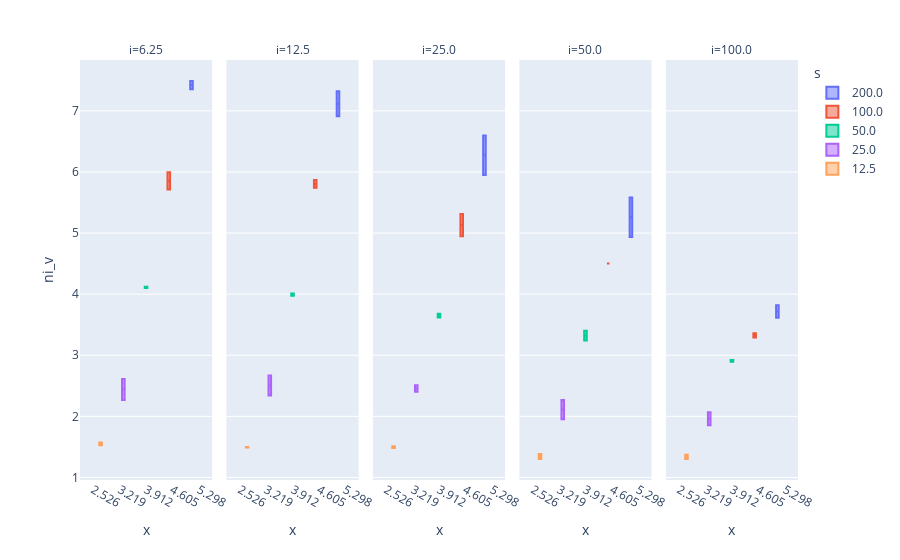

Source (notebook cell):
### Code cell
px.box(nc_obs, x=np.log(nc_obs['s']), y='ni_v', facet_col= 'i', color='s')

### Figure 1 — Plotly figure (JSON) as saved in the notebook; plotly's stock layout.template omitted (floating-point values rounded to 4 significant figures)
{"data": [{"alignmentgroup": "True", "hovertemplate": "s=200.0<br>i=6.25<br>x=%{x}<br>ni_v=%{y}<extra></extra>", "legendgroup": "200.0", "marker": {"color": "#636efa"}, "name": "200.0", "notched": false, "offsetgroup": "200.0", "orientation": "v", "showlegend": true, "type": "box", "x": [5.298, 5.298], "x0": " ", "xaxis": "x", "y": [7.354, 7.488], "y0": " ", "yaxis": "y"}, {"alignmentgroup": "True", "hovertemplate": "s=200.0<br>i=12.5<br>x=%{x}<br>ni_v=%{y}<extra></extra>", "legendgroup": "200.0", "marker": {"color": "#636efa"}, "name": "200.0", "notched": false, "offsetgroup": "200.0", "orientation": "v", "showlegend": false, "type": "box", "x": [5.298, 5.298], "x0": " ", "xaxis": "x2", "y": [6.911, 7.321], "y0": " ", "yaxis": "y2"}, {"alignmentgroup": "True", "hovertemplate": "s=200.0<br>i=25.0<br>x=%{x}<br>ni_v=%{y}<extra></extra>", "legendgroup": "200.0", "marker": {"color": "#636efa"}, "name": "200.0", "notched": false, "offsetgroup": "200.0", "orientation": "v", "showlegend": false, "type": "box", "x": [5.298, 5.298], "x0": " ", "xaxis": "x3", "y": [5.952, 6.597], "y0": " ", "yaxis": "y3"}, {"alignmentgroup": "True", "hovertemplate": "s=200.0<br>i=50.0<br>x=%{x}<br>ni_v=%{y}<extra></extra>", "legendgroup": "200.0", "marker": {"color": "#636efa"}, "name": "200.0", "notched": false, "offsetgroup": "200.0", "orientation": "v", "showlegend": false, "type": "box", "x": [5.298, 5.298], "x0": " ", "xaxis": "x4", "y": [4.937, 5.583], "y0": " ", "yaxis": "y4"}, {"alignmentgroup": "True", "hovertemplate": "s=200.0<br>i=100.0<br>x=%{x}<br>ni_v=%{y}<extra></extra>", "legendgroup": "200.0", "marker": {"color": "#636efa"}, "name": "200.0", "notched": false, "offsetgroup": "200.0", "orientation": "v", "showlegend": false, "type": "box", "x": [5.298, 5.298], "x0": " ", "xaxis": "x5", "y": [3.82, 3.613], "y0": " ", "yaxis": "y5"}, {"alignmentgroup": "True", "hovertemplate": "s=100.0<br>i=6.25<br>x=%{x}<br>ni_v=%{y}<extra></extra>", "legendgroup": "100.0", "marker": {"color": "#EF553B"}, "name": "100.0", "notched": false, "offsetgroup": "100.0", "orientation": "v", "showlegend": true, "type": "box", "x": [4.605, 4.605], "x0": " ", "xaxis": "x", "y": [5.714, 5.994], "y0": " ", "yaxis": "y"}, {"alignmentgroup": "True", "hovertemplate": "s=100.0<br>i=12.5<br>x=%{x}<br>ni_v=%{y}<extra></extra>", "legendgroup": "100.0", "marker": {"color": "#EF553B"}, "name": "100.0", "notched": false, "offsetgroup": "100.0", "orientation": "v", "showlegend": false, "type": "box", "x": [4.605, 4.605], "x0": " ", "xaxis": "x2", "y": [5.868, 5.74], "y0": " ", "yaxis": "y2"}, {"alignmentgroup": "True", "hovertemplate": "s=100.0<br>i=25.0<br>x=%{x}<br>ni_v=%{y}<extra></extra>", "legendgroup": "100.0", "marker": {"color": "#EF553B"}, "name": "100.0", "notched": false, "offsetgroup": "100.0", "orientation": "v", "showlegend": false, "type": "box", "x": [4.605, 4.605], "x0": " ", "xaxis": "x3", "y": [4.948, 5.313], "y0": " ", "yaxis": "y3"}, {"alignmentgroup": "True", "hovertemplate": "s=100.0<br>i=50.0<br>x=%{x}<br>ni_v=%{y}<extra></extra>", "legendgroup": "100.0", "marker": {"color": "#EF553B"}, "name": "100.0", "notched": false, "offsetgroup": "100.0", "orientation": "v", "showlegend": false, "type": "box", "x": [4.605, 4.605], "x0": " ", "xaxis": "x4", "y": [4.504, 4.504], "y0": " ", "yaxis": "y4"}, {"alignmentgroup": "True", "hovertemplate": "s=100.0<br>i=100.0<br>x=%{x}<br>ni_v=%{y}<extra></extra>", "legendgroup": "100.0", "marker": {"color": "#EF553B"}, "name": "100.0", "notched": false, "offsetgroup": "100.0", "orientation": "v", "showlegend": false, "type": "box", "x": [4.605, 4.605], "x0": " ", "xaxis": "x5", "y": [3.29, 3.361], "y0": " ", "yaxis": "y5"}, {"alignmentgroup": "True", "hovertemplate": "s=50.0<br>i=6.25<br>x=%{x}<br>ni_v=%{y}<extra></extra>", "legendgroup": "50.0", "marker": {"color": "#00cc96"}, "name": "50.0", "notched": false, "offsetgroup": "50.0", "orientation": "v", "showlegend": true, "type": "box", "x": [3.912, 3.912], "x0": " ", "xaxis": "x", "y": [4.121, 4.103], "y0": " ", "yaxis": "y"}, {"alignmentgroup": "True", "hovertemplate": "s=50.0<br>i=12.5<br>x=%{x}<br>ni_v=%{y}<extra></extra>", "legendgroup": "50.0", "marker": {"color": "#00cc96"}, "name": "50.0", "notched": false, "offsetgroup": "50.0", "orientation": "v", "showlegend": false, "type": "box", "x": [3.912, 3.912], "x0": " ", "xaxis": "x2", "y": [3.974, 4.011], "y0": " ", "yaxis": "y2"}, {"alignmentgroup": "True", "hovertemplate": "s=50.0<br>i=25.0<br>x=%{x}<br>ni_v=%{y}<extra></extra>", "legendgroup": "50.0", "marker": {"color": "#00cc96"}, "name": "50.0", "notched": false, "offsetgroup": "50.0", "orientation": "v", "showlegend": false, "type": "box", "x": [3.912, 3.912], "x0": " ", "xaxis": "x3", "y": [3.679, 3.617], "y0": " ", "yaxis": "y3"}, {"alignmentgroup": "True", "hovertemplate": "s=50.0<br>i=50.0<br>x=%{x}<br>ni_v=%{y}<extra></extra>", "legendgroup": "50.0", "marker": {"color": "#00cc96"}, "name": "50.0", "notched": false, "offsetgroup": "50.0", "orientation": "v", "showlegend": false, "type": "box", "x": [3.912, 3.912], "x0": " ", "xaxis": "x4", "y": [3.4, 3.24], "y0": " ", "yaxis": "y4"}, {"alignmentgroup": "True", "hovertemplate": "s=50.0<br>i=100.0<br>x=%{x}<br>ni_v=%{y}<extra></extra>", "legendgroup": "50.0", "marker": {"color": "#00cc96"}, "name": "50.0", "notched": false, "offsetgroup": "50.0", "orientation": "v", "showlegend": false, "type": "box", "x": [3.912, 3.912], "x0": " ", "xaxis": "x5", "y": [2.895, 2.921], "y0": " ", "yaxis": "y5"}, {"alignmentgroup": "True", "hovertemplate": "s=25.0<br>i=6.25<br>x=%{x}<br>ni_v=%{y}<extra></extra>", "legendgroup": "25.0", "marker": {"color": "#ab63fa"}, "name": "25.0", "notched": false, "offsetgroup": "25.0", "orientation": "v", "showlegend": true, "type": "box", "x": [3.219, 3.219], "x0": " ", "xaxis": "x", "y": [2.267, 2.611], "y0": " ", "yaxis": "y"}, {"alignmentgroup": "True", "hovertemplate": "s=25.0<br>i=12.5<br>x=%{x}<br>ni_v=%{y}<extra></extra>", "legendgroup": "25.0", "marker": {"color": "#ab63fa"}, "name": "25.0", "notched": false, "offsetgroup": "25.0", "orientation": "v", "showlegend": false, "type": "box", "x": [3.219, 3.219], "x0": " ", "xaxis": "x2", "y": [2.343, 2.67], "y0": " ", "yaxis": "y2"}, {"alignmentgroup": "True", "hovertemplate": "s=25.0<br>i=25.0<br>x=%{x}<br>ni_v=%{y}<extra></extra>", "legendgroup": "25.0", "marker": {"color": "#ab63fa"}, "name": "25.0", "notched": false, "offsetgroup": "25.0", "orientation": "v", "showlegend": false, "type": "box", "x": [3.219, 3.219], "x0": " ", "xaxis": "x3", "y": [2.511, 2.402], "y0": " ", "yaxis": "y3"}, {"alignmentgroup": "True", "hovertemplate": "s=25.0<br>i=50.0<br>x=%{x}<br>ni_v=%{y}<extra></extra>", "legendgroup": "25.0", "marker": {"color": "#ab63fa"}, "name": "25.0", "notched": false, "offsetgroup": "25.0", "orientation": "v", "showlegend": false, "type": "box", "x": [3.219, 3.219], "x0": " ", "xaxis": "x4", "y": [1.954, 2.267], "y0": " ", "yaxis": "y4"}, {"alignmentgroup": "True", "hovertemplate": "s=25.0<br>i=100.0<br>x=%{x}<br>ni_v=%{y}<extra></extra>", "legendgroup": "25.0", "marker": {"color": "#ab63fa"}, "name": "25.0", "notched": false, "offsetgroup": "25.0", "orientation": "v", "showlegend": false, "type": "box", "x": [3.219, 3.219], "x0": " ", "xaxis": "x5", "y": [1.854, 2.066], "y0": " ", "yaxis": "y5"}, {"alignmentgroup": "True", "hovertemplate": "s=12.5<br>i=6.25<br>x=%{x}<br>ni_v=%{y}<extra></extra>", "legendgroup": "12.5", "marker": {"color": "#FFA15A"}, "name": "12.5", "notched": false, "offsetgroup": "12.5", "orientation": "v", "showlegend": true, "type": "box", "x": [2.526, 2.526], "x0": " ", "xaxis": "x", "y": [1.526, 1.574], "y0": " ", "yaxis": "y"}, {"alignmentgroup": "True", "hovertemplate": "s=12.5<br>i=12.5<br>x=%{x}<br>ni_v=%{y}<extra></extra>", "legendgroup": "12.5", "marker": {"color": "#FFA15A"}, "name": "12.5", "notched": false, "offsetgroup": "12.5", "orientation": "v", "showlegend": false, "type": "box", "x": [2.526, 2.526], "x0": " ", "xaxis": "x2", "y": [1.491, 1.5], "y0": " ", "yaxis": "y2"}, {"alignmentgroup": "True", "hovertemplate": "s=12.5<br>i=25.0<br>x=%{x}<br>ni_v=%{y}<extra></extra>", "legendgroup": "12.5", "marker": {"color": "#FFA15A"}, "name": "12.5", "notched": false, "offsetgroup": "12.5", "orientation": "v", "showlegend": false, "type": "box", "x": [2.526, 2.526], "x0": " ", "xaxis": "x3", "y": [1.482, 1.509], "y0": " ", "yaxis": "y3"}, {"alignmentgroup": "True", "hovertemplate": "s=12.5<br>i=50.0<br>x=%{x}<br>ni_v=%{y}<extra></extra>", "legendgroup": "12.5", "marker": {"color": "#FFA15A"}, "name": "12.5", "notched": false, "offsetgroup": "12.5", "orientation": "v", "showlegend": false, "type": "box", "x": [2.526, 2.526], "x0": " ", "xaxis": "x4", "y": [1.383, 1.302], "y0": " ", "yaxis": "y4"}, {"alignmentgroup": "True", "hovertemplate": "s=12.5<br>i=100.0<br>x=%{x}<br>ni_v=%{y}<extra></extra>", "legendgroup": "12.5", "marker": {"color": "#FFA15A"}, "name": "12.5", "notched": false, "offsetgroup": "12.5", "orientation": "v", "showlegend": false, "type": "box", "x": [2.526, 2.526], "x0": " ", "xaxis": "x5", "y": [1.302, 1.372], "y0": " ", "yaxis": "y5"}], "layout": {"annotations": [{"font": {}, "showarrow": false, "text": "i=6.25", "x": 0.092, "xanchor": "center", "xref": "paper", "y": 1, "yanchor": "bottom", "yref": "paper"}, {"font": {}, "showarrow": false, "text": "i=12.5", "x": 0.296, "xanchor": "center", "xref": "paper", "y": 1, "yanchor": "bottom", "yref": "paper"}, {"font": {}, "showarrow": false, "text": "i=25.0", "x": 0.5, "xanchor": "center", "xref": "paper", "y": 1, "yanchor": "bottom", "yref": "paper"}, {"font": {}, "showarrow": false, "text": "i=50.0", "x": 0.704, "xanchor": "center", "xref": "paper", "y": 1, "yanchor": "bottom", "yref": "paper"}, {"font": {}, "showarrow": false, "text": "i=100.0", "x": 0.908, "xanchor": "center", "xref": "paper", "y": 1, "yanchor": "bottom", "yref": "paper"}], "boxmode": "group", "legend": {"title": {"text": "s"}, "tracegroupgap": 0}, "margin": {"t": 60}, "xaxis": {"anchor": "y", "domain": [0, 0.184], "title": {"text": "x"}}, "xaxis2": {"anchor": "y2", "domain": [0.204, 0.388], "matches": "x", "title": {"text": "x"}}, "xaxis3": {"anchor": "y3", "domain": [0.408, 0.592], "matches": "x", "title": {"text": "x"}}, "xaxis4": {"anchor": "y4", "domain": [0.612, 0.796], "matches": "x", "title": {"text": "x"}}, "xaxis5": {"anchor": "y5", "domain": [0.816, 1], "matches": "x", "title": {"text": "x"}}, "yaxis": {"anchor": "x", "domain": [0, 1], "title": {"text": "ni_v"}}, "yaxis2": {"anchor": "x2", "domain": [0, 1], "matches": "y", "showticklabels": false}, "yaxis3": {"anchor": "x3", "domain": [0, 1], "matches": "y", "showticklabels": false}, "yaxis4": {"anchor": "x4", "domain": [0, 1], "matches": "y", "showticklabels": false}, "yaxis5": {"anchor": "x5", "domain": [0, 1], "matches": "y", "showticklabels": false}}}
